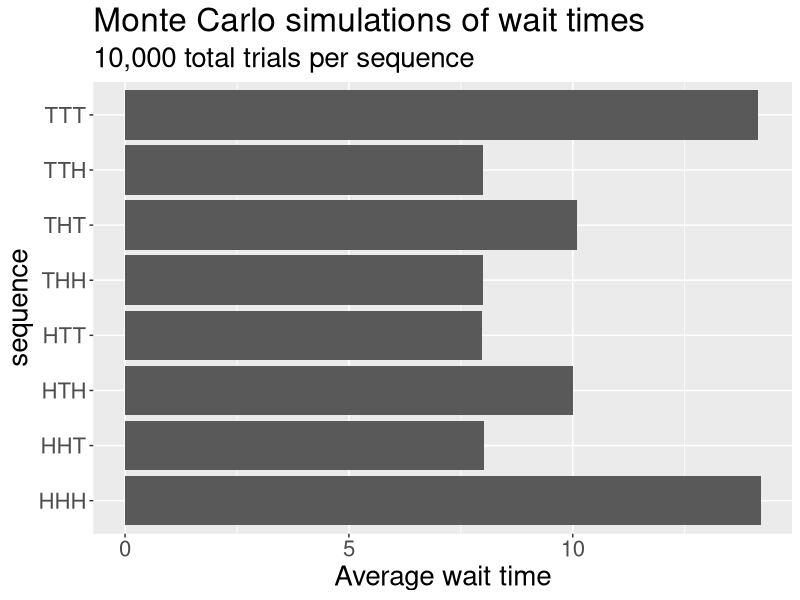

Reproduce this figure in R.
## ---- chunk 1
#| message: false

library(ggplot2)
library(dplyr)
library(tidyr)
library(stringr)
## ---- chunk 2
penney_wait <- function(p1){        # p1 is a string like "HHT"
  
  n_coins <- nchar(p1)
  p1 <- unlist(str_split(p1, ""))   # transform p1 into string vector
    
  # initialize first collection of coin flips
  flips <- sample(c("H", "T"), n_coins, replace = T) 

  num_flips <- n_coins              # keeps track of total number of flips
    
  # on each pass of the while loop, push the first n-1 coins forward in the list,
  # then sample a new coin for the nth one; for instance, HTH becomes TH? where
  # "?" is the result of a new coin flip
  while(!all(p1 == flips)){
    flips[1:(n_coins - 1)] <- flips[2:n_coins]
    flips[n_coins] <- sample(c("H", "T"), 1)
    num_flips <- num_flips + 1
  }
    
  num_flips                         # return number of flips needed to win
}


# The next function produces a vector of appropriate length enumerating all
# possible sequences of coin flips of that length; for instance, ht_iterator(2)
# will return the vector c("HH", "HT", "TH", "TT"). This works recursively by 
# calling ht_iterator(k-1), duplicating it, and appending each of H and T to 
# one of the duplicates.

ht_iterator <- function(k){
  if(k == 1) {
    return(c("H", "T"))
  } else {
    ht_iterator(k-1) %>%
      rep(each = 2) %>%
      paste0(c("H", "T"))
  } 
}

tibble(sequence = ht_iterator(3)) %>%
  rowwise() %>%
  mutate(avg_wait = mean(replicate(1e4, penney_wait(sequence)))) %>%
  ggplot(aes(x = sequence, y = avg_wait)) +
    geom_bar(stat = "identity") +
    labs(title = "Monte Carlo simulations of wait times",
         subtitle = "10,000 total trials per sequence",
         y = "Average wait time") +
    theme(text = element_text(size = 20)) +
    coord_flip()
